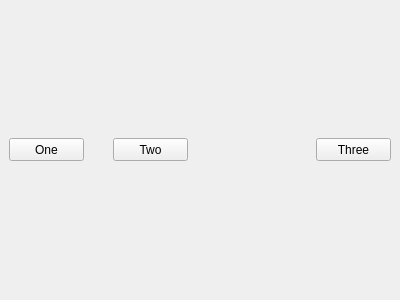
<?xml version="1.0" encoding="UTF-8"?>
<ui version="4.0">
 <class>Form</class>
 <widget class="QWidget" name="Form">
  <property name="geometry">
   <rect>
    <x>0</x>
    <y>0</y>
    <width>400</width>
    <height>300</height>
   </rect>
  </property>
  <property name="windowTitle">
   <string>Form</string>
  </property>
  <widget class="QPushButton" name="pushButton1">
   <property name="geometry">
    <rect>
     <x>9</x>
     <y>138</y>
     <width>75</width>
     <height>23</height>
    </rect>
   </property>
   <property name="sizePolicy">
    <sizepolicy hsizetype="Minimum" vsizetype="Fixed">
     <horstretch>0</horstretch>
     <verstretch>0</verstretch>
    </sizepolicy>
   </property>
   <property name="text">
    <string>One</string>
   </property>
  </widget>
  <widget class="QPushButton" name="pushButton2">
   <property name="geometry">
    <rect>
     <x>113</x>
     <y>138</y>
     <width>75</width>
     <height>23</height>
    </rect>
   </property>
   <property name="sizePolicy">
    <sizepolicy hsizetype="Minimum" vsizetype="Fixed">
     <horstretch>0</horstretch>
     <verstretch>0</verstretch>
    </sizepolicy>
   </property>
   <property name="text">
    <string>Two</string>
   </property>
  </widget>
  <widget class="QPushButton" name="pushButton3">
   <property name="geometry">
    <rect>
     <x>316</x>
     <y>138</y>
     <width>75</width>
     <height>23</height>
    </rect>
   </property>
   <property name="sizePolicy">
    <sizepolicy hsizetype="Minimum" vsizetype="Fixed">
     <horstretch>0</horstretch>
     <verstretch>0</verstretch>
    </sizepolicy>
   </property>
   <property name="text">
    <string>Three</string>
   </property>
  </widget>
 </widget>
 <resources/>
 <connections/>
</ui>
